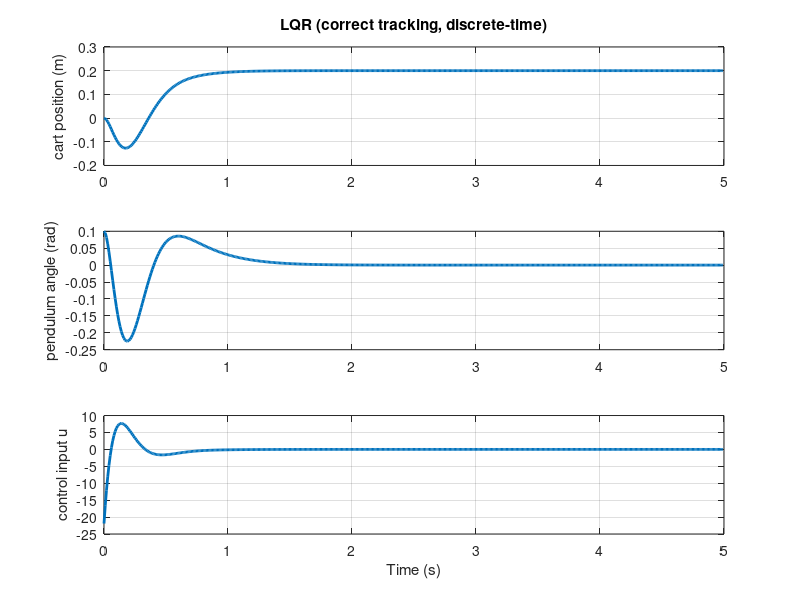

MATLAB code to generate this figure:
clear; clc; close all;

%% =========================================================
%  CART-POLE MODEL (CONTINUOUS)
%% =========================================================
M = 0.5;
m = 0.2;
b = 0.1;
I = 0.006;
g = 9.8;
l = 0.3;

p = I*(M+m)+M*m*l^2;

A = [0      1              0           0;
     0 -(I+m*l^2)*b/p  (m^2*g*l^2)/p   0;
     0      0              0           1;
     0 -(m*l*b)/p       m*g*l*(M+m)/p  0];

B = [0;
     (I+m*l^2)/p;
     0;
     m*l/p];

C = [1 0 0 0;
     0 0 1 0];

D = [0;0];

%% =========================================================
%  DISCRETIZATION (IMPORTANT FOR MPC COMPARISON)
%% =========================================================
Ts = 0.01;
sys_c = ss(A,B,C,D);
sys_d = c2d(sys_c, Ts);

Ad = sys_d.A;
Bd = sys_d.B;
Cd = sys_d.C;
Dd = sys_d.D;

nx = size(Ad,1);
nu = size(Bd,2);
ny = size(Cd,1);

%% =========================================================
%  LQR DESIGN (DISCRETE)
%% =========================================================
Q = Cd'*Cd;
Q(1,1) = 5000;   % cart position weight
Q(3,3) = 100;    % angle weight

R = 1;

K = dlqr(Ad, Bd, Q, R);

fprintf('\nLQR gain K:\n');
disp(K);

%% =========================================================
%  REFERENCE TRACKING (CRITICAL FIX)
%% =========================================================
% We track cart position only
% reference: x -> r, phi -> 0

Cref = [1 0 0 0];   % output we track

% Feedforward gain for zero steady-state error
Nbar = inv(Cref * inv(eye(nx) - (Ad - Bd*K)) * Bd);

fprintf('\nFeedforward gain Nbar:\n');
disp(Nbar);

%% =========================================================
%  SIMULATION SETTINGS
%% =========================================================
Tsim = 5;                 % seconds
Nsim = Tsim / Ts;

x = zeros(nx, Nsim+1);
y = zeros(ny, Nsim);
u = zeros(nu, Nsim);

% Initial condition
x(:,1) = [0.0; 0; 0.1; 0];

% Reference
r = 0.2;   % cart position reference in meters

%% =========================================================
%  CLOSED-LOOP SIMULATION
%% =========================================================
lqr_total_timer = tic;
lqr_step_time_hist = zeros(1, Nsim);

for k = 1:Nsim
    lqr_step_timer = tic;
    
    % control law: u = -Kx + Nbar*r
    u(:,k) = -K*x(:,k) + Nbar*r;
    
    % propagate system
    x(:,k+1) = Ad*x(:,k) + Bd*u(:,k);
    
    % output
    y(:,k) = Cd*x(:,k);

    lqr_step_time_hist(k) = toc(lqr_step_timer);
end

lqr_total_time = toc(lqr_total_timer);
lqr_avg_step_time = mean(lqr_step_time_hist);
lqr_max_step_time = max(lqr_step_time_hist);

fprintf('\n=== LQR computation time ===\n');
fprintf('Sampling time Ts            = %.6f s (%.2f ms)\n', Ts, Ts*1000);
fprintf('Total computation time      = %.6f s (%.2f ms)\n', lqr_total_time, lqr_total_time*1000);
fprintf('Average step time           = %.6f s (%.4f ms)\n', lqr_avg_step_time, lqr_avg_step_time*1000);
fprintf('Worst-case step time        = %.6f s (%.4f ms)\n', lqr_max_step_time, lqr_max_step_time*1000);

t = (0:Nsim-1)*Ts;

%% =========================================================
%  COST (for fair comparison with DeePC)
%% =========================================================
Qy = diag([500, 120]);
Ru = 1;

J = 0;
for k = 1:Nsim
    e = y(:,k) - [r; 0];
    J = J + e'*Qy*e + u(:,k)'*Ru*u(:,k);
end

fprintf('\nLQR cumulative cost: %.6f\n', J);

%% =========================================================
%  PLOTS
%% =========================================================
figure('Name','Correct LQR Benchmark','Color','w');

subplot(3,1,1)
plot(t, y(1,:), 'LineWidth',2)
ylabel('cart position (m)')
title('LQR (correct tracking, discrete-time)')
grid on

subplot(3,1,2)
plot(t, y(2,:), 'LineWidth',2)
ylabel('pendulum angle (rad)')
grid on

subplot(3,1,3)
plot(t, u, 'LineWidth',2)
xlabel('Time (s)')
ylabel('control input u')
grid on

%% =========================================================
%  SAVE FOR COMPARISON
%% =========================================================
xLqr = x;
yLqr = y;
uLqr = u;
JLqr = J;

% Aliases used by animation.m when this LQR result file is selected.
xAnim = xLqr;
uAnim = uLqr;
controller_name = 'LQR';

save('lqr_baseline.mat', ...
    'x','y','u','t','K','Nbar','Ad','Bd','Cd','Dd','Ts','J', ...
    'lqr_total_time','lqr_avg_step_time','lqr_max_step_time','lqr_step_time_hist', ...
    'xLqr','yLqr','uLqr','JLqr', ...
    'xAnim','uAnim','controller_name');
